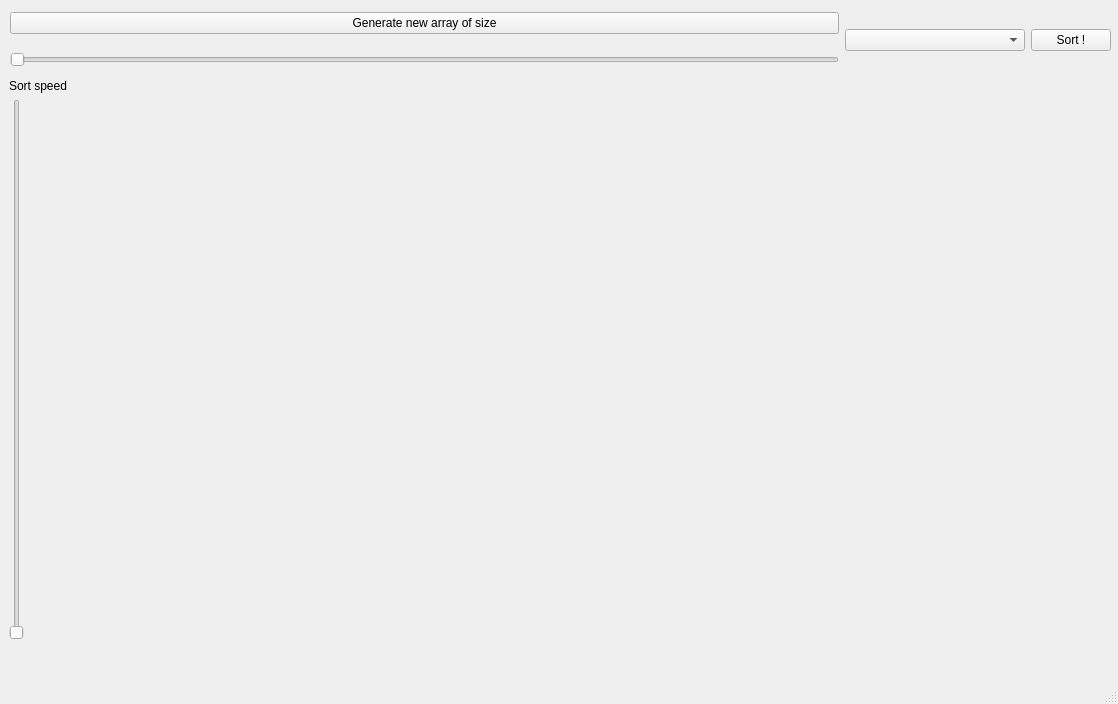
<?xml version="1.0" encoding="UTF-8"?>
<ui version="4.0">
 <class>MainWindow</class>
 <widget class="QMainWindow" name="MainWindow">
  <property name="geometry">
   <rect>
    <x>0</x>
    <y>0</y>
    <width>1118</width>
    <height>704</height>
   </rect>
  </property>
  <property name="windowTitle">
   <string>MainWindow</string>
  </property>
  <widget class="QWidget" name="centralwidget">
   <widget class="QWidget" name="layoutWidget">
    <property name="geometry">
     <rect>
      <x>91</x>
      <y>79</y>
      <width>1021</width>
      <height>561</height>
     </rect>
    </property>
    <layout class="QHBoxLayout" name="lyPainter"/>
   </widget>
   <widget class="QWidget" name="horizontalLayoutWidget">
    <property name="geometry">
     <rect>
      <x>10</x>
      <y>0</y>
      <width>1101</width>
      <height>81</height>
     </rect>
    </property>
    <layout class="QHBoxLayout" name="horizontalLayout">
     <item>
      <layout class="QVBoxLayout" name="verticalLayout_2">
       <item>
        <widget class="QPushButton" name="pushButton">
         <property name="text">
          <string>Generate new array of size</string>
         </property>
        </widget>
       </item>
       <item>
        <widget class="QSlider" name="horizontalSlider">
         <property name="orientation">
          <enum>Qt::Horizontal</enum>
         </property>
        </widget>
       </item>
      </layout>
     </item>
     <item>
      <widget class="QComboBox" name="comboAlgos">
       <property name="sizePolicy">
        <sizepolicy hsizetype="Fixed" vsizetype="Fixed">
         <horstretch>0</horstretch>
         <verstretch>0</verstretch>
        </sizepolicy>
       </property>
       <property name="minimumSize">
        <size>
         <width>180</width>
         <height>0</height>
        </size>
       </property>
      </widget>
     </item>
     <item>
      <widget class="QPushButton" name="pushButton_2">
       <property name="text">
        <string>Sort !</string>
       </property>
      </widget>
     </item>
    </layout>
   </widget>
   <widget class="QWidget" name="verticalLayoutWidget">
    <property name="geometry">
     <rect>
      <x>9</x>
      <y>79</y>
      <width>81</width>
      <height>561</height>
     </rect>
    </property>
    <layout class="QVBoxLayout" name="verticalLayout">
     <item>
      <widget class="QLabel" name="label">
       <property name="text">
        <string>Sort speed</string>
       </property>
      </widget>
     </item>
     <item>
      <widget class="QSlider" name="verticalSlider">
       <property name="orientation">
        <enum>Qt::Vertical</enum>
       </property>
      </widget>
     </item>
    </layout>
   </widget>
  </widget>
  <widget class="QMenuBar" name="menubar">
   <property name="geometry">
    <rect>
     <x>0</x>
     <y>0</y>
     <width>1118</width>
     <height>26</height>
    </rect>
   </property>
  </widget>
  <widget class="QStatusBar" name="statusbar"/>
 </widget>
 <resources/>
 <connections/>
</ui>
